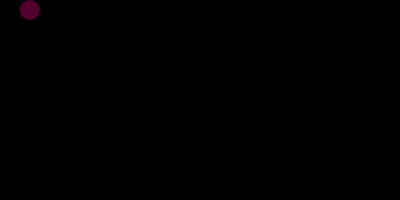
Frame 1 (no input)
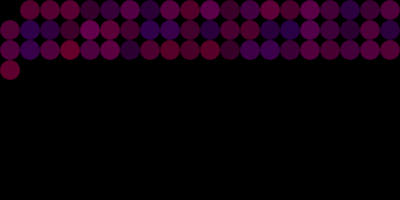
Frame 60 (no input)
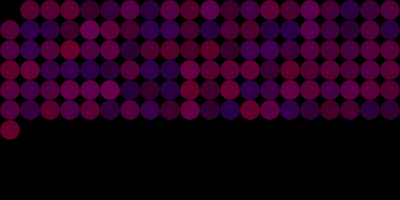
Frame 120 (the mouse pressed at the canvas centre since frame 60)

The p5.js sketch that drew these frames (run headless with seeded random() and noise() and a simulated clock; from frame 60 on, the mouse is pressed at the canvas centre):

// p5.js sketch
// ── sketch.js
let spot = {
  count: 0,
  x: 100,
  y: 50,
  d: 20
};

let col = {
  r: 255,
  g: 0,
  b: 0,
  alpha: 100
};

function setup() {
  createCanvas(400, 200);
  background(0);
  create_ui();
}

function draw() {
  col.r = random(100, 255);
  // col.g = 0;
  col.b = random(100, 190);

  // spot.x = random(0, width);
  spot.count = spot.count + spot.d;
  spot.x = spot.count % width;
  spot.y = (int(spot.count / width) * spot.d) % height;
  noStroke();
  fill(col.r, col.g, col.b, col.alpha);
  ellipse(spot.x+spot.d/2, spot.y+spot.d/2, spot.d);
  update_ui();
}

function create_ui() {
  createButton('backg 0').mousePressed(function() {
    background(0);
  });
  createButton('alpha 100').mousePressed(function() {
    col.alpha = 100;
  });
  createButton('alpha 180').mousePressed(function() {
    col.alpha = 180;
  });
  createElement('br');
  createSpan().id('ic');
  createSpan().id('ix');
  createSpan().id('iy');
  createElement('br');
  createSpan().id('imx');
  createSpan().id('imy');
  createSpan().id('icc');
}

function update_ui() {
  select('#ic').html('[count=' + spot.count + '] ')
  select('#ix').html('[x=' + spot.x + '] ')
  select('#iy').html('[y=' + spot.y + '] ')
  select('#imx').html('[mouseX=' + mouseX + '] ')
  select('#imy').html('[mouseY=' + mouseY + '] ')
  select('#icc').html('[RGBA=' + get(mouseX, mouseY) + '] ')
}

// https://editor.p5js.org/jht1493/sketches/Dv5o83_c3
// 2.5.2 random function spot.count ui

// https://editor.p5js.org/jht1493/sketches/vpcHXx_E1
// 2.5.2 random function spot.count

// https://editor.p5js.org/jht1493/sketches/9ss5dnb9t
// 2.5.2 random function spot.x spot.y

// https://editor.p5js.org/jht1493/sketches/yu1MwEqyQ
// 2.5.1 random function spot.x

// https://editor.p5js.org/jht1493/sketches/UTMOVgcsv
// 2.5.1 random function 

// The random() Function
// Code! Programming with p5.js
// The Coding Train / Daniel Shiffman
// https://thecodingtrain.com/beginners/p5js/beginners/p5js/2.5-random.html
// https://youtu.be/nicMAoW6u1g
// https://editor.p5js.org/codingtrain/sketches/4gD7Btgi
